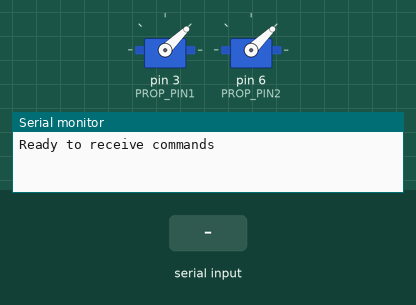
Simulated run of this sketch. Board: Arduino Uno, built with avr-gcc and run on an emulated ATmega328P. On the bench: 2 × servo, the last lines printed to the serial monitor. Inputs (shaded band) come from the test bench.

Above: at 1.2 s.
1.3 s: "90,45\n" received over Serial
At 1.7 s:
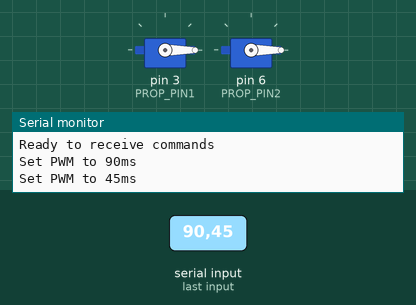
Timing chart, 0 to 4.3 s (numbered marks = the images above; inputs shaded):
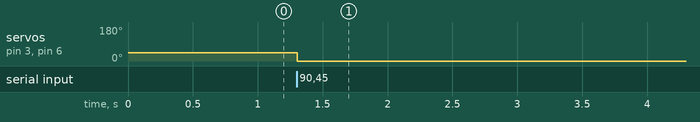

Measured:
- after the input at 1.3 s, servo on pin 3 (PROP_PIN1), servo on pin 6 (PROP_PIN2): 44° → 0° at once

The sketch:

esc_check.ino
```cpp
#include <Arduino.h>

#include <Servo.h>

static const int PROP_PIN1 =3;
static const int PROP_PIN2=6;
//static const int PROP_PIN3 =9;
//static const int PROP_PIN4=10;
Servo brushless1;
Servo brushless2;
//Servo brushless3;
//Servo brushless4;
void setup() {
    Serial.begin(9600);
    brushless1.attach(PROP_PIN1);
    brushless2.attach(PROP_PIN2);
    //brushless3.attach(PROP_PIN3);
    //brushless4.attach(PROP_PIN4);
    brushless1.writeMicroseconds(1000); //set initial value, check your manual
    brushless2.writeMicroseconds(1000);
    //brushless3.writeMicroseconds(1000);
    //brushless4.writeMicroseconds(1000);
    Serial.println("Ready to receive commands");
}

void loop() {
    if(Serial.available()) {
        long value = Serial.parseInt();
        brushless1.writeMicroseconds(value);
        brushless2.writeMicroseconds(value);
        //brushless3.writeMicroseconds(value);
        //brushless4.writeMicroseconds(value);
        Serial.print("Set PWM to ");
        Serial.print(value);
        Serial.println("ms");
    }
}
```
